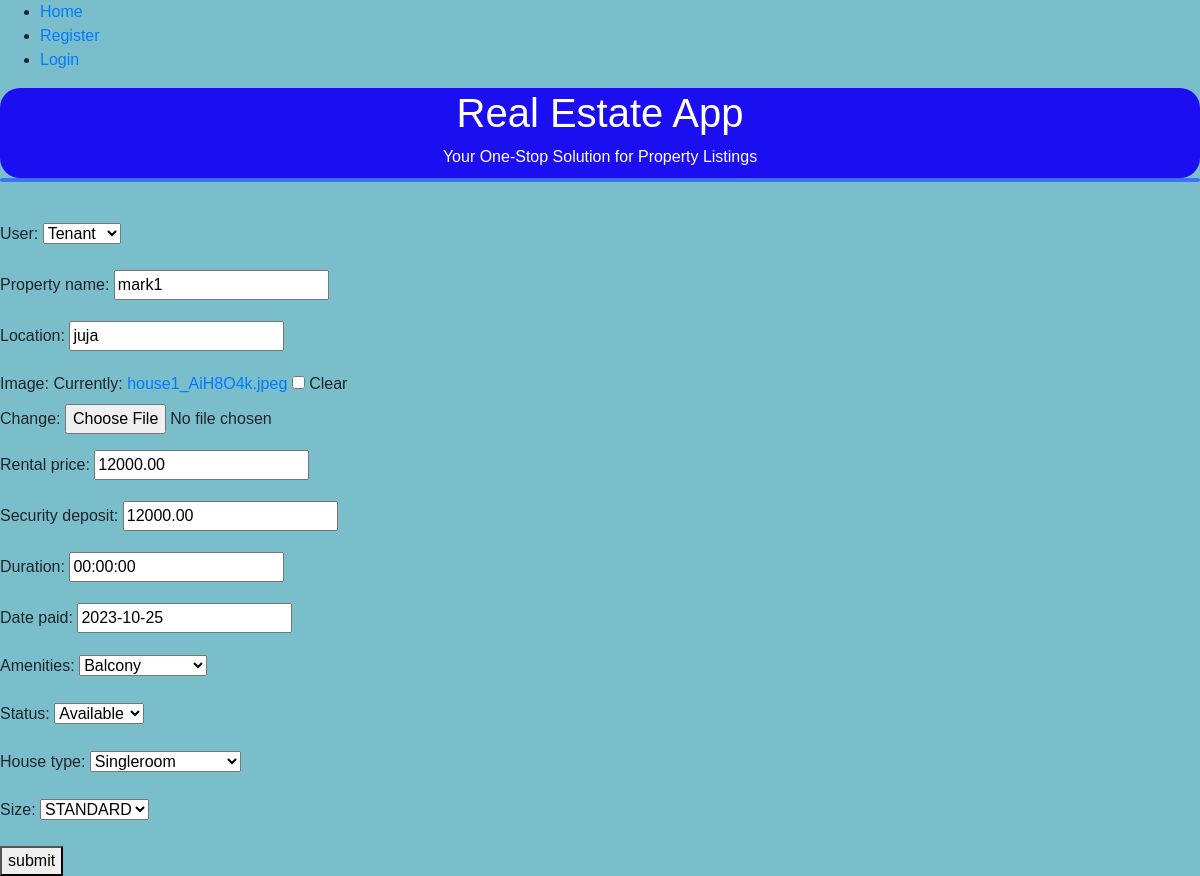
Page /update_listing/1/ on the earlier database version.
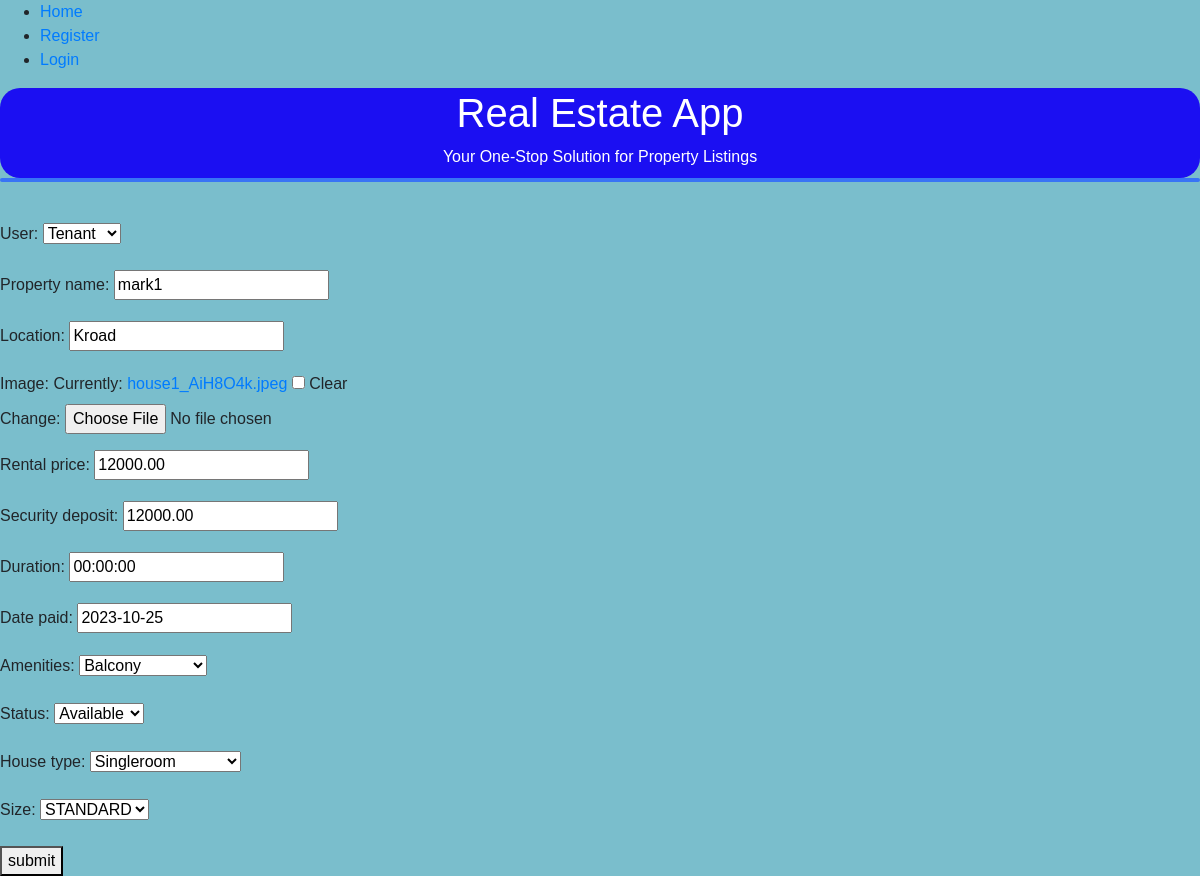
Same page on the later database version.
### coreApp/models.py (models this page shows, shortened)
class Property_model(models.Model):
    user = models.ForeignKey(User, on_delete=models.CASCADE, related_name='property')
    property_name = models.CharField(max_length=255)
    location = models.CharField(max_length=50)
    image = models.ImageField(blank=True, null=True)
    rental_price = models.DecimalField(max_digits=10, decimal_places=2)
    security_deposit = models.DecimalField(max_digits=10, decimal_places=2)
    start_date = models.start_date = datetime.now()
    end_date = models.end_date = datetime.now()
    duration = models.DurationField()
    date_paid = models.DateField(blank=True, null=True)
    AMENITIES_CHOICES = [
        ('Balcony','Balcony'),
        ('Gym','Gym'),
        ('SwimmingPool','SwimmingPool')]
    STATUS_CHOICES=[
        ('Available','Available'),
        ('Occupied', 'Occupied') ]
    HOUSE_SIZE = [('STANDARD','STANDARD'),
                  ('Spacious','Spacious')]
    TYPE_OF_HOUSE =[('Singleroom','Singleroom'),
                    ('Bedsitter','Bedsitter'),
                    ('Onebedroom','Onebedroom'),
                    ('Twobedroom','Twobedroom'),
                    ('Threebedroom','Threebedroom'),
                    ('Fourbedroom','Fourbedroom'),
                    ('Studio','Studio'),
                    ('Commercialshops','Commercialshops')]
    amenities = models.TextField(choices=AMENITIES_CHOICES)
    status = models.TextField(choices=STATUS_CHOICES)
    house_type = models.CharField(max_length=50,choices=TYPE_OF_HOUSE)
    size = models.CharField(max_length=50,choices=HOUSE_SIZE)

### coreApp/views.py (the view)
# urls.py: path('update_listing/<int:pk>/', listing_update, name='update_listing'),
def listing_update(request, pk):
    listing = Property_model.objects.get(id=pk)
    form = ListingForm(instance=listing)
    if request.method == "POST":
        form = ListingForm(request.POST, instance=listing, files=request.FILES)
        if form.is_valid():
            form.save()
            return redirect("coreApp:listing_all")
    context = {"form": form}
    return render(request, "listing_update.html", context)

### coreApp/forms.py
class ListingForm(ModelForm):
    class Meta:
        model = Property_model
        fields = '__all__'

### coreApp/templates/listing_update.html (shortened to what this page needs)
{% include 'commons/base.html' %}
<form method="post" enctype="multipart/form-data">
      {{ form.as_p}}
      <button type="submit"> submit</button>
  </form>

Differences in the rows shown:
changed Property_model "Tenant": location "juja" → "Kroad"
